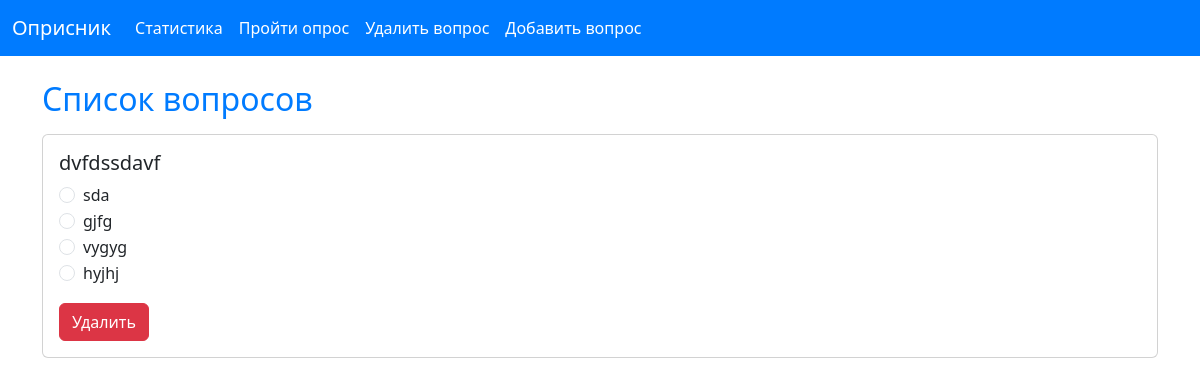
Page /root/ on the earlier database version.
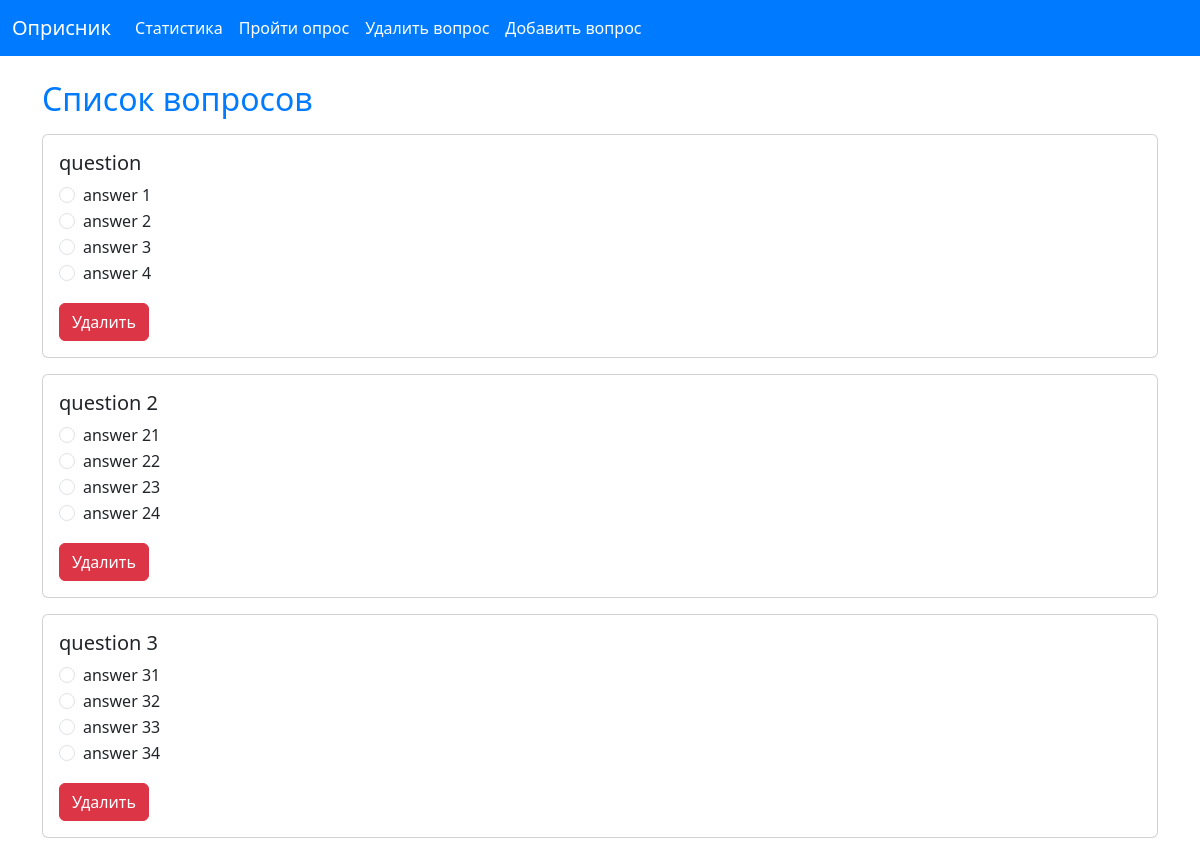
Same page on the later database version.
### app/models.py (models this page shows)
class Questions(models.Model):
    question = models.CharField(max_length=100)
    answer1 = models.CharField(max_length=100)
    answer2 = models.CharField(max_length=100)
    answer3 = models.CharField(max_length=100)
    answer4 = models.CharField(max_length=100)

### app/views.py (the view)
# urls.py: path('root/', root),
def root(request):
    if request.method == 'GET':
        data = []
        questions_list = Questions.objects.all()
        for quest in questions_list:
            data.append({'text':quest.question,
                         'answers':[quest.answer1,
                                    quest.answer2,
                                    quest.answer3,
                                    quest.answer4],
                         'id_quest':quest.id})
        return render(request=request, template_name='root.html', context={'questions': data})
    if request.method == 'POST':
        return render(request=request, template_name='root.html', context=data)

### app/templates/root.html (shortened to what this page needs)
<!DOCTYPE html>
<html lang="ru">
<head>
    <link href="https://cdn.jsdelivr.net/npm/bootstrap@5.3.0/dist/css/bootstrap.min.css" rel="stylesheet">
</head>
<body>
    <nav class="navbar navbar-expand-lg">
        <div class="container-fluid">
            <a class="navbar-brand" href="/">Оприсник</a>
            <div class="collapse navbar-collapse" id="navbarNav">
                <ul class="navbar-nav">
                    <li class="nav-item">
                        <a class="nav-link" href="/statistik/">Статистика</a>
                    </li>
                    <li class="nav-item">
                        <a class="nav-link" href="/questions/">Пройти опрос</a>
                    </li>
                    <li class="nav-item">
                        <a class="nav-link" href="/root/">Удалить вопрос</a>
                    </li>
                    <li class="nav-item">
                        <a class="nav-link" href="/add/">Добавить вопрос</a>
                    </li>
                </ul>
            </div>
        </div>
    </nav>
    <div class="container mt-4">
        <h2>Список вопросов</h2>
        <div id="questions">
            {% for question in questions %}
                <div class="card my-3">
                    <div class="card-body">
                        <h5 class="card-title">{{ question.text }}</h5>
                        <form action="/delete/{{ question.id_quest }}">
                            {% for answer in question.answers %}
                                <div class="form-check">
                                    <input class="form-check-input" type="radio" name="question{{ forloop.parentloop.counter }}" id="answer{{ forloop.counter }}" value="{{ answer }}">
                                    <label class="form-check-label" for="answer{{ forloop.counter }}">
                                        {{ answer }}
                                    </label>
                                </div>
                                {% endfor %}
                            <button type="submit" class="btn btn-danger mt-3">Удалить</button>
                        </form>
                    </div>
                </div>
            {% endfor %}
        </div>
    </div>
</body>
</html>

Differences in the rows shown:
removed Questions: text "dvfdssdavf", answers "sda" "gjfg" "vygyg" "hyjhj"
added Questions: text "question", answers "answer 1" "answer 2" "answer 3" "answer 4"
added Questions: text "question 2", answers "answer 21" "answer 22" "answer 23" "answer 24"
added Questions: text "question 3", answers "answer 31" "answer 32" "answer 33" "answer 34"
Other differences:
new list line: "☐ answer 1 ☐ answer 2 ☐ answer 3 ☐ answer 4 Удалить"
new list line: "☐ ☐ ☐ ☐ Удалить"
list line gone: "☐ sda ☐ gjfg ☐ vygyg ☐ hyjhj Удалить"
